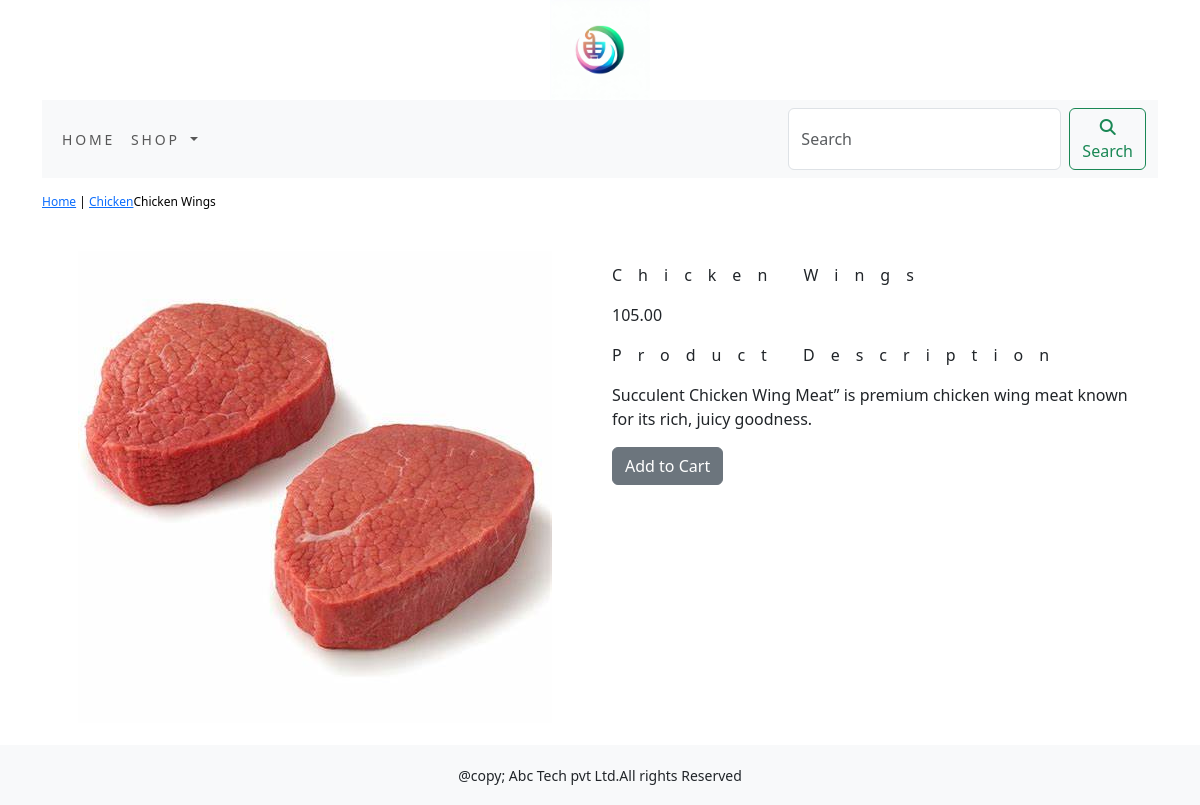
The app's page /shop/chicken/chicken-wings/ with its own data.
### shop/models.py (models this page shows, shortened)
class Product(models.Model):
    name = models.CharField(max_length=250, unique=True)
    slug = models.SlugField(max_length=250, unique=True)
    description = models.TextField(blank=True)
    price = models.DecimalField(max_digits=10,decimal_places=2)
    category = models.ForeignKey(Category,on_delete=models.CASCADE)
    image = models.ImageField(upload_to='product', blank=True)
    stock = models.IntegerField()
    available = models.BooleanField(default=True)
    created = models.DateTimeField(auto_now_add=True)
    updated = models.DateTimeField(auto_now=True)
    class Meta:
        ordering = ('name',)
        verbose_name = 'product'
        verbose_name_plural = 'products'

class Category(models.Model):
    name = models.CharField(max_length=250, unique=True)
    slug = models.SlugField(max_length=250, unique=True)
    description = models.TextField(blank=True)
    image = models.ImageField(upload_to='category', blank=True)
    class Meta:
        ordering = ('name',)
        verbose_name = 'category'
        verbose_name_plural = 'categories'
    def get_url(self):
        return reverse('shop:products_by_category', args=[self.slug])
    def __str__(self):
        return '{}'.format(self.name)

### shop/views.py (the view)
# urls.py: path('<slug:c_slug>/<slug:product_slug>/', views.proDetail, name="prodCatdetail"),
def proDetail(request, c_slug, product_slug):
    try:
        product = Product.objects.get(category__slug=c_slug, slug=product_slug)
    except Exception as e:
        raise e
    return render(request, 'product.html', {'product': product})

### cart/context_processors.py (called while the page is built)
def counter(request):
    item_count = 0
    if 'admin' in request.path:
        return {}
    else:
        try:
            cart = Cart.objects.filter(cart_id=_cart_id(request))
            car_items = CartItem.objects.all().filter(cart=cart[:1])
            for cart_item in car_items:
                item_count += cart_item.quantity
        except Cart.DoesNotExist:
            item_count = 0
    return dict(item_count=item_count)

### cart/views.py (called while the page is built)
def _cart_id(request):
    cart = request.session.session_key
    if not cart:
        cart = request.session.create()
    return cart

### shop/context_processors.py (called while the page is built)
def menu_links(requests):
    links = Category.objects.all()
    return dict(links=links)

### templates/product.html (shortened to what this page needs)
{% extends 'base.html' %}
{% load static %}
{% block content %}
<div class="row my_prod_row_class">
    <div class="mx_auto">
        <p><a href="{% url 'shop:allProdCat' %}">Home</a> | <a href="{{product.category.get_url}}">{{product.category}}</a>{{product.name}}</p>
    </div>
<div class="container">
<br>
<div class="row">
    <div class="col-12 col-sm-12 col-md-12 col-lg-6 text-center">
        <div style="min-width:18rem;">
            <img src="{{product.image.url}}" alt="{{product.name}}">
        </div>
    </div>
        <div class="col-12 col-sm-12 col-md-12 col-lg-6 ">
            <div>
            <h1 class="my_prod_title">{{product.name}}</h1>
            <p>{{product.price}}</p>
            <p class="my_title">Product Description</p>
            <p class="text-justify my_prod_text">{{product.description}}</p>
            {% if product.stock <= 0 %}
            <p class="text-justify my_prod_text"><b>Out of Stock</b></p>
            {% else %}
            <a class="btn btn-secondary" href="{% url 'cart:add_cart' product.id %}">Add to Cart</a>
            {% endif %}
        </div>
    </div>
</div>
</div>
</div>
{% endblock %}

### static/css/docs.css (style rules this page uses)
:root { --bs-breakpoint-xs: 0;--bs-breakpoint-sm: 576px;--bs-breakpoint-md: 768px;--bs-breakpoint-lg: 992px;--bs-breakpoint-xl: 1200px;--bs-breakpoint-xxl: 1400px }
:root,[data-bs-theme="light"] { --bd-purple: #4c0bce;--bd-violet: #712cf9;--bd-accent: #ffe484;--bd-violet-rgb: 112.520718,44.062154,249.437846;--bd-accent-rgb: 255,228,132;--bd-pink-rgb: 214,51,132;--bd-teal-rgb: 32,201,151;--bd-violet-bg: var(--bd-violet);--bd-toc-color: var(--bd-violet);--bd-sidebar-link-bg: rgba(var(--bd-violet-rgb), .1);--bd-callout-link: 10,88,202;--bd-callout-code-color: #ab296a;--bd-pre-bg: var(--bs-tertiary-bg) }
:root { --docsearch-primary-color: var(--bd-violet);--docsearch-logo-color: var(--bd-violet) }
:root,[data-bs-theme="light"] { --base02: #c8c8fa;--base03: #565c64;--base04: #666;--base05: #333;--base06: #fff;--base07: #13795b;--base08: #c6303e;--base09: #087990;--base0A: #6f42c1;--base0B: #084298;--base0C: #084298;--base0D: #6f42c1;--base0E: #ab296a;--base0F: #333 }

### static/css/custom.css (style rules this page uses)
body { font-family: 'Roboto Condensed', sans-serif; }
.my_title { font-size : 16px; text_transform : uppercase; letter-spacing : 1em; }
.my_prod_row_class { padding-top : 15px; padding-bottom : 20px; }
.my_prod_row_class .mx_auto { color : #000; font-size : 12px; text-decoration : none; }
.my_prod_title { font-size : 16px; text_transform : uppercase; letter-spacing : 1em; padding-top : 15px; padding-bottom : 10px; }
.my_prod_text { padding-right : 20px; }

### records on screen
Product: category "Chicken", name "Chicken Wings", image (picture), price "105.00", description "Succulent Chicken Wing Meat” is premium chicken wing meat known for its rich, juicy goodness."
